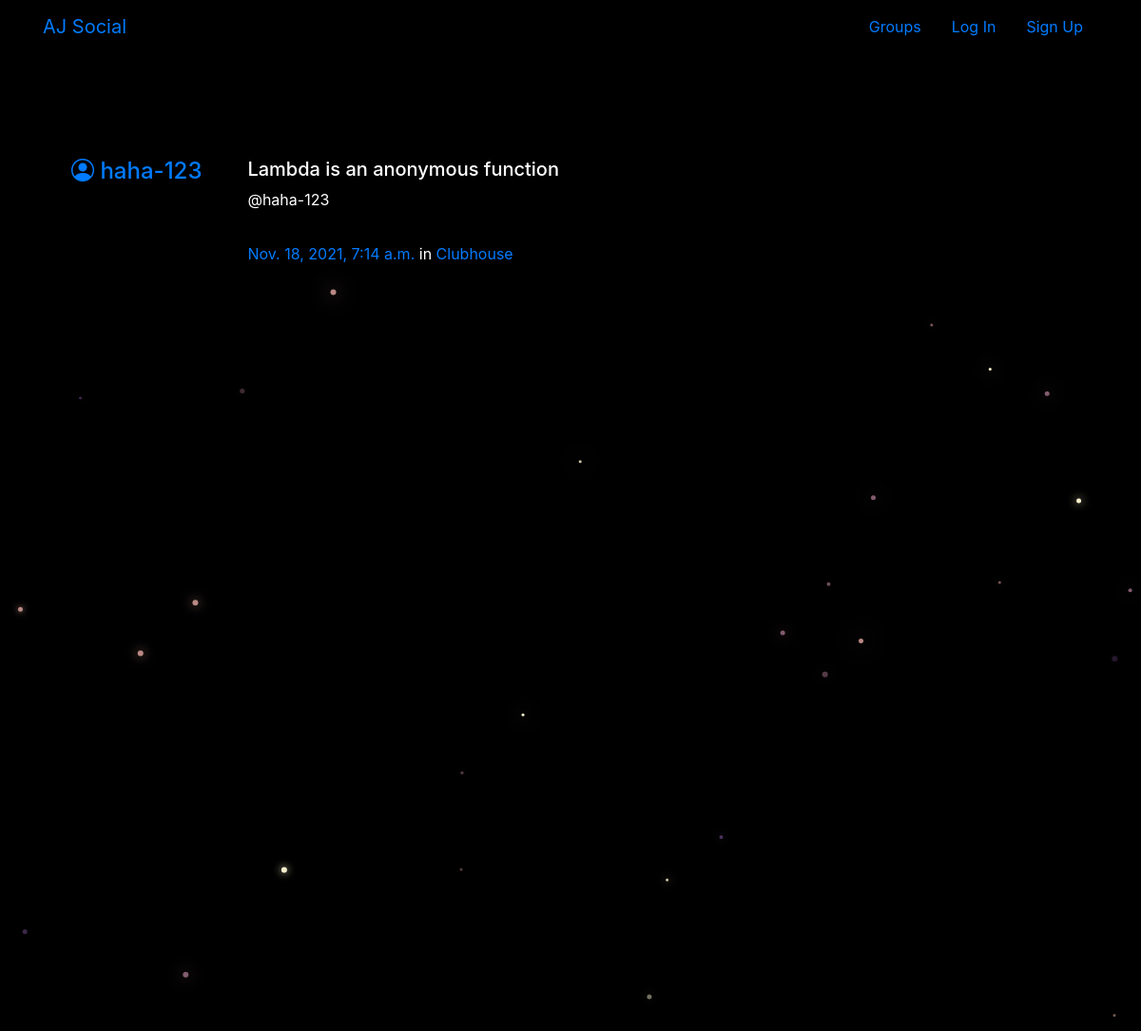
/posts/by/haha-123/6/, run on the app's committed database.
### posts/models.py (models this page shows, shortened)
class Post(models.Model):
	user = models.ForeignKey(User, related_name='posts', on_delete=models.CASCADE)
	created_at = models.DateTimeField(auto_now=True)
	message = models.TextField()
	message_html = models.TextField(editable=False)
	group = models.ForeignKey(Group, related_name='posts', null=True, blank=True, on_delete=models.CASCADE)
	class Meta(): #sub-class
		ordering = [ '-created_at'] # minus symbol before created_at so it will be dispplayed in desence order
		unique_together = ['user', 'message'] #every message is uniquely linked to a user

### groups/models.py (models this page shows, shortened)
class Group(models.Model):
	name = models.CharField(max_length=255, unique=True)
	slug = models.SlugField(allow_unicode=True, unique=True)
	description = models.TextField(blank=True, default='')
	description_html = models.TextField(editable=False, default='', blank=True)
	members = models.ManyToManyField(User, through='GroupMember')
	'''
	A "slug" is a way of generating a valid URL, generally using data already obtained.
	For instance, a slug uses the title of an article to generate a URL. I advise to generate the slug
	by means of a function, given the title (or another piece of data), rather than setting it manually.
	'''
	class Meta():
		ordering = ['name']

### posts/views.py (the view)
# urls.py: path('by/<username>/<int:pk>/', views.PostDetail.as_view(), name='single'),
class PostDetail(SelectRelatedMixin, generic.DetailView):
	model = models.Post
	select_related = ('user', 'group')
	def get_queryset(self):
		queryset = super().get_queryset()
		return queryset.filter(user__username__iexact=self.kwargs.get('username'))

### posts/templates/posts/post_detail.html
{% extends 'posts/post_base.html' %}
{% block post_content %}
	<div class="container">
		<div class="col-md-8">
			{% include 'posts/_post.html' %}
		</div>
	</div>
{% endblock %}

### posts/templates/posts/_post.html (shortened to what this page needs)
<div class="media">
	<h4 class="mr-5"><a href="{% url 'posts:for_user' username=post.user.username %}">
		<i class="bi bi-person-circle"></i>
		{{ post.user.username }}</a>
	</h4>
	<div class="media-body">
		<h5>{{ post.message_html|safe }}</h5>
		<p>@{{ post.user.username }}</p>
		<hr>
			<time class="time"><a href="{% url 'posts:single' username=post.user.username pk=post.pk %}">{{ post.created_at }}</a></time>
			{% if post.group %}
			<span class="group-name">in <a href="#">{{ post.group.name }}</a></span>
			{% endif %}
	</div>
</div>

### static/simplesocial/css/master.css (style rules this page uses)
body { margin: 0; overflow: hidden; background-color: black; color:white; }
.col-md-8 { margin-top: 60px; }

### data on the page
Post: user.username "haha-123", message_html "Lambda is an anonymous function", created_at "Nov. 18, 2021, 7:14 a.m.", group.name "Clubhouse"
